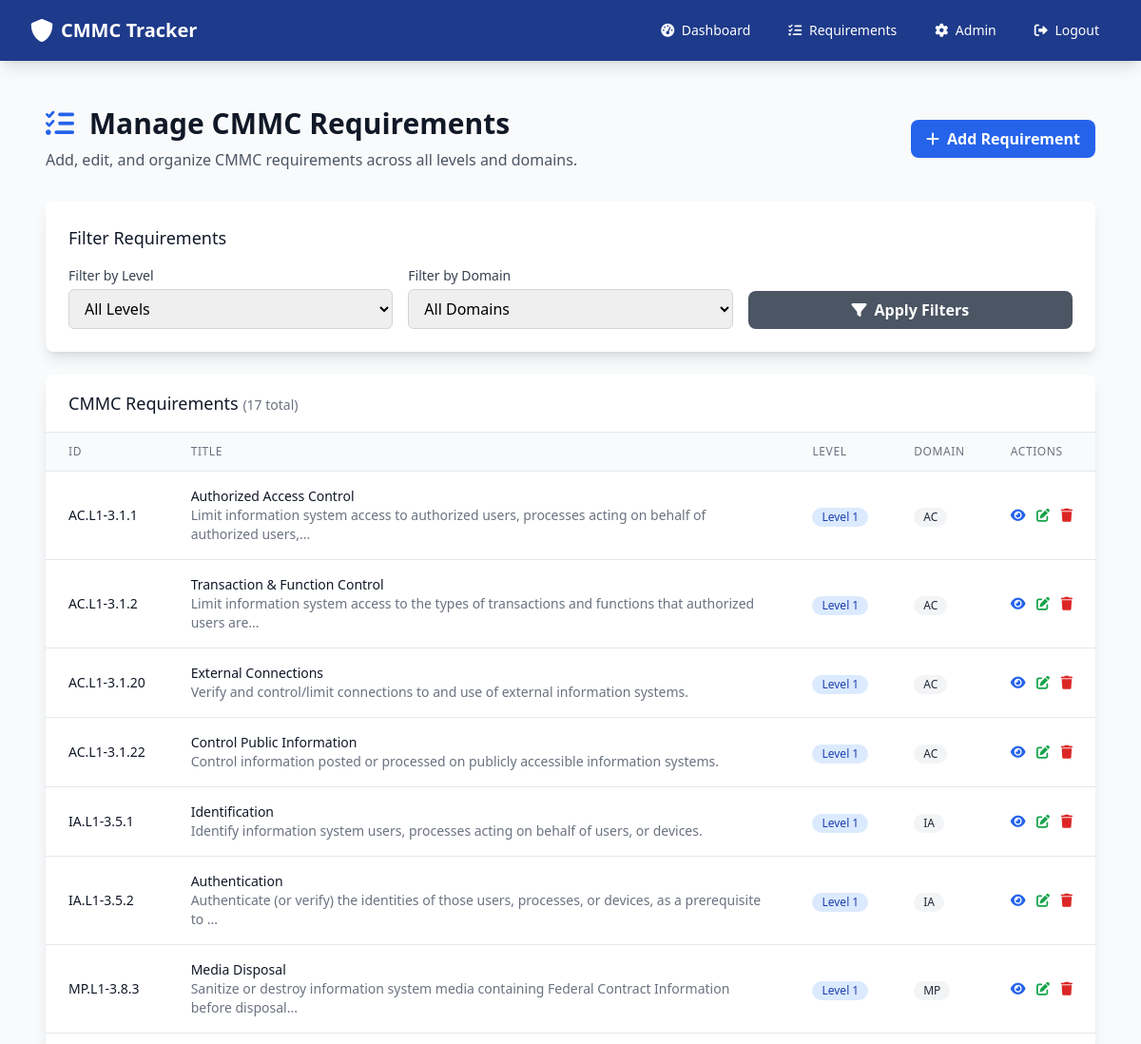
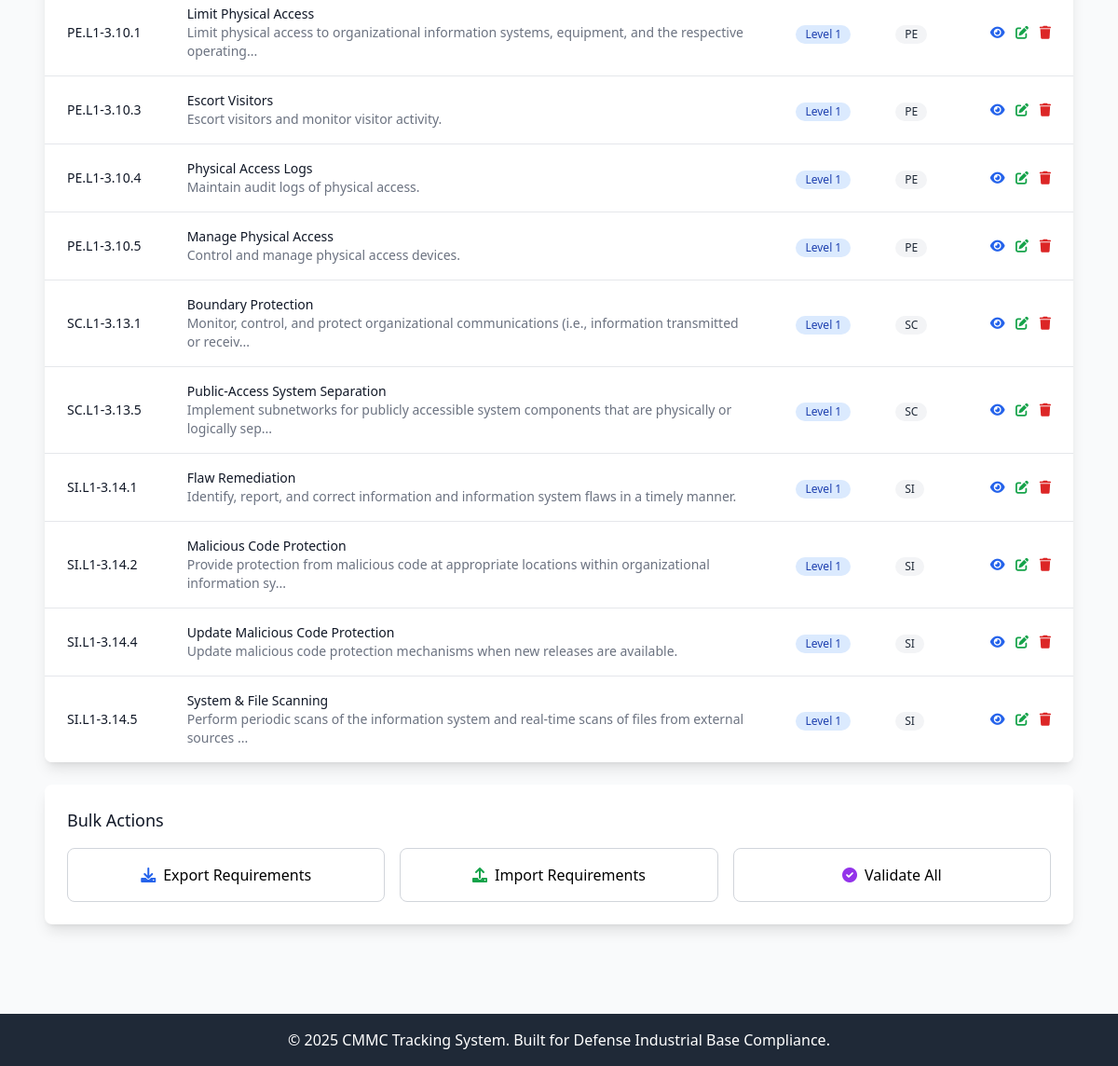
The app's page /admin/requirements (signed in) with its own data (2 pictures, top to bottom).
### app.py (models this page shows)
class CMMCRequirement(db.Model):
    __tablename__ = 'cmmc_requirement'
    id = db.Column(db.Integer, primary_key=True)
    requirement_id = db.Column(db.String(20), unique=True, nullable=False)
    title = db.Column(db.String(200), nullable=False)
    description = db.Column(db.Text, nullable=False)
    level_id = db.Column(db.Integer, db.ForeignKey('cmmc_level.id'), nullable=False)
    domain_id = db.Column(db.Integer, db.ForeignKey('cmmc_domain.id'), nullable=False)
    guidance = db.Column(db.Text)
    created_at = db.Column(db.DateTime, default=datetime.utcnow)
    level = db.relationship('CMMCLevel', backref='requirements')
    domain = db.relationship('CMMCDomain', backref='requirements')

class CMMCLevel(db.Model):
    __tablename__ = 'cmmc_level'
    id = db.Column(db.Integer, primary_key=True)
    level_number = db.Column(db.Integer, unique=True, nullable=False)
    name = db.Column(db.String(100), nullable=False)
    description = db.Column(db.Text)
    created_at = db.Column(db.DateTime, default=datetime.utcnow)

class CMMCDomain(db.Model):
    __tablename__ = 'cmmc_domain'
    id = db.Column(db.Integer, primary_key=True)
    code = db.Column(db.String(10), unique=True, nullable=False)
    name = db.Column(db.String(100), nullable=False)
    description = db.Column(db.Text)
    created_at = db.Column(db.DateTime, default=datetime.utcnow)

### app.py (the view)
@app.route('/admin/requirements')
@admin_required
def admin_requirements():
    level_filter = request.args.get('level')
    domain_filter = request.args.get('domain')
    query = CMMCRequirement.query
    if level_filter:
        query = query.filter_by(level_id=level_filter)
    if domain_filter:
        query = query.filter_by(domain_id=domain_filter)
    requirements = query.all()
    levels = CMMCLevel.query.all()
    domains = CMMCDomain.query.all()
    return render_template('admin/requirements.html', requirements=requirements,
                         levels=levels, domains=domains)

### app.py (called while the page is built, shortened)
def admin_required(f):
    @wraps(f)
    def decorated_function(*args, **kwargs):
        if 'user_id' not in session:
            flash('Please log in to access this page.', 'warning')
            return redirect(url_for('login'))
        user = User.query.get(session['user_id'])
        if not user or user.role != 'admin':
            flash('Admin access required.', 'error')
            return redirect(url_for('dashboard'))
        return f(*args, **kwargs)
    return decorated_function

@app.before_request
def enforce_device_and_user_authorization():
    open_endpoints = {
        'index', 'login', 'register', 'logout', 'static', 'device_pending'
    }
    if request.endpoint in open_endpoints:
        return None
    if 'user_id' not in session:
        return None
    user = User.query.get(session['user_id'])
    if not user:
        session.clear()
        return redirect(url_for('login'))
    if not user.is_authorized:
        flash('Your account is awaiting authorization by an administrator.', 'warning')
        return redirect(url_for('index'))
    if user.role == 'admin':
        return None

### templates/admin/requirements.html (shortened to what this page needs)
{% extends "base.html" %}
{% block content %}
<div class="px-4 py-6">
    <div class="flex justify-between items-center mb-8">
        <div>
            <h1 class="text-3xl font-bold text-gray-900 mb-2">
                <i class="fas fa-list-check text-blue-600 mr-2"></i>
                Manage CMMC Requirements
            </h1>
            <p class="text-gray-600">Add, edit, and organize CMMC requirements across all levels and domains.</p>
        </div>
        <a href="{{ url_for('admin_add_requirement') }}" class="bg-blue-600 hover:bg-blue-700 text-white font-bold py-2 px-4 rounded-lg transition duration-200">
            <i class="fas fa-plus mr-2"></i>Add Requirement
        </a>
    </div>
    <div class="bg-white shadow-lg rounded-lg p-6 mb-6">
        <h3 class="text-lg font-medium text-gray-900 mb-4">Filter Requirements</h3>
        <form method="GET" class="grid grid-cols-1 md:grid-cols-3 gap-4">
            <div>
                <label for="level_filter" class="block text-sm font-medium text-gray-700 mb-1">Filter by Level</label>
                <select name="level" id="level_filter" class="w-full border border-gray-300 rounded-md px-3 py-2 focus:outline-none focus:ring-blue-500 focus:border-blue-500">
                    <option value="">All Levels</option>
                </select>
            </div>
            <div>
                <label for="domain_filter" class="block text-sm font-medium text-gray-700 mb-1">Filter by Domain</label>
                <select name="domain" id="domain_filter" class="w-full border border-gray-300 rounded-md px-3 py-2 focus:outline-none focus:ring-blue-500 focus:border-blue-500">
                    <option value="">All Domains</option>
                </select>
            </div>
            <div class="flex items-end">
                <button type="submit" class="w-full bg-gray-600 hover:bg-gray-700 text-white font-bold py-2 px-4 rounded-lg transition duration-200">
                    <i class="fas fa-filter mr-2"></i>Apply Filters
                </button>
            </div>
        </form>
    </div>
    <div class="bg-white shadow-lg rounded-lg overflow-hidden">
        <div class="px-6 py-4 border-b border-gray-200">
            <h3 class="text-lg font-medium text-gray-900">
                CMMC Requirements
                <span class="text-sm font-normal text-gray-500">({{ requirements|length }} total)</span>
            </h3>
        </div>
        {% if requirements %}
        <div class="overflow-x-auto">
            <table class="min-w-full divide-y divide-gray-200">
                <thead class="bg-gray-50">
                    <tr>
                        <th class="px-6 py-3 text-left text-xs font-medium text-gray-500 uppercase tracking-wider">ID</th>
                        <th class="px-6 py-3 text-left text-xs font-medium text-gray-500 uppercase tracking-wider">Title</th>
                        <th class="px-6 py-3 text-left text-xs font-medium text-gray-500 uppercase tracking-wider">Level</th>
                        <th class="px-6 py-3 text-left text-xs font-medium text-gray-500 uppercase tracking-wider">Domain</th>
                        <th class="px-6 py-3 text-left text-xs font-medium text-gray-500 uppercase tracking-wider">Actions</th>
                    </tr>
                </thead>
                <tbody class="bg-white divide-y divide-gray-200">
                    {% for requirement in requirements %}
                    <tr class="hover:bg-gray-50">
                        <td class="px-6 py-4 whitespace-nowrap">
                            <div class="text-sm font-medium text-gray-900">{{ requirement.requirement_id }}</div>
                        </td>
                        <td class="px-6 py-4">
                            <div class="text-sm font-medium text-gray-900">{{ requirement.title }}</div>
                            <div class="text-sm text-gray-500">{{ requirement.description[:100] }}{% if requirement.description|length > 100 %}...{% endif %}</div>
                        </td>
                        <td class="px-6 py-4 whitespace-nowrap">
                            <span class="inline-flex items-center px-2.5 py-0.5 rounded-full text-xs font-medium bg-blue-100 text-blue-800">
                                Level {{ requirement.level.level_number }}
                            </span>
                        </td>
                        <td class="px-6 py-4 whitespace-nowrap">
                            <span class="inline-flex items-center px-2.5 py-0.5 rounded-full text-xs font-medium bg-gray-100 text-gray-800">
                                {{ requirement.domain.code }}
                            </span>
                        </td>
                        <td class="px-6 py-4 whitespace-nowrap text-sm font-medium space-x-2">
                            <button onclick="viewRequirement({{ requirement.id }})" class="text-blue-600 hover:text-blue-900">
                                <i class="fas fa-eye"></i>
                            </button>
                            <button onclick="editRequirement({{ requirement.id }})" class="text-green-600 hover:text-green-900">
                                <i class="fas fa-edit"></i>
                            </button>
                            <button onclick="deleteRequirement({{ requirement.id }}, '{{ requirement.requirement_id }}')" class="text-red-600 hover:text-red-900">
                                <i class="fas fa-trash"></i>
                            </button>
                        </td>
                    </tr>
                    {% endfor %}
                </tbody>
            </table>
        </div>
        {% endif %}
    </div>
    {% if requirements %}
    <div class="mt-6 bg-white shadow-lg rounded-lg p-6">
        <h3 class="text-lg font-medium text-gray-900 mb-4">Bulk Actions</h3>
        <div class="grid grid-cols-1 md:grid-cols-3 gap-4">
            <button onclick="exportRequirements()" class="flex items-center justify-center p-4 border border-gray-300 rounded-lg hover:bg-gray-50 transition duration-200">
                <i class="fas fa-download text-blue-600 mr-2"></i>
                Export Requirements
            </button>
            <button onclick="importRequirements()" class="flex items-center justify-center p-4 border border-gray-300 rounded-lg hover:bg-gray-50 transition duration-200">
                <i class="fas fa-upload text-green-600 mr-2"></i>
                Import Requirements
            </button>
            <button onclick="validateRequirements()" class="flex items-center justify-center p-4 border border-gray-300 rounded-lg hover:bg-gray-50 transition duration-200">
                <i class="fas fa-check-circle text-purple-600 mr-2"></i>
                Validate All
            </button>
        </div>
    </div>
    {% endif %}
</div>
{% endblock %}

### records on screen
CMMCRequirement: requirement_id "AC.L1-3.1.1", title "Authorized Access Control", description "Limit information system access to authorized users, processes acting on behalf of authorized users,", level.level_number "1", domain.code "AC"
CMMCRequirement: requirement_id "AC.L1-3.1.2", title "Transaction & Function Control", description "Limit information system access to the types of transactions and functions that authorized users are", level.level_number "1", domain.code "AC"
CMMCRequirement: requirement_id "AC.L1-3.1.20", title "External Connections", description "Verify and control/limit connections to and use of external information systems.", level.level_number "1", domain.code "AC"
CMMCRequirement: requirement_id "AC.L1-3.1.22", title "Control Public Information", description "Control information posted or processed on publicly accessible information systems.", level.level_number "1", domain.code "AC"
CMMCRequirement: requirement_id "IA.L1-3.5.1", title "Identification", description "Identify information system users, processes acting on behalf of users, or devices.", level.level_number "1", domain.code "IA"
CMMCRequirement: requirement_id "IA.L1-3.5.2", title "Authentication", description "Authenticate (or verify) the identities of those users, processes, or devices, as a prerequisite to", level.level_number "1", domain.code "IA"
CMMCRequirement: requirement_id "MP.L1-3.8.3", title "Media Disposal", description "Sanitize or destroy information system media containing Federal Contract Information before disposal", level.level_number "1", domain.code "MP"
CMMCRequirement: requirement_id "PE.L1-3.10.1", title "Limit Physical Access", description "Limit physical access to organizational information systems, equipment, and the respective operating", level.level_number "1", domain.code "PE"
CMMCRequirement: requirement_id "PE.L1-3.10.3", title "Escort Visitors", description "Escort visitors and monitor visitor activity.", level.level_number "1", domain.code "PE"
CMMCRequirement: requirement_id "PE.L1-3.10.4", title "Physical Access Logs", description "Maintain audit logs of physical access.", level.level_number "1", domain.code "PE"
CMMCRequirement: requirement_id "PE.L1-3.10.5", title "Manage Physical Access", description "Control and manage physical access devices.", level.level_number "1", domain.code "PE"
CMMCRequirement: requirement_id "SC.L1-3.13.1", title "Boundary Protection", description "Monitor, control, and protect organizational communications (i.e., information transmitted or receiv", level.level_number "1", domain.code "SC"
CMMCRequirement: requirement_id "SC.L1-3.13.5", title "Public-Access System Separation", description "Implement subnetworks for publicly accessible system components that are physically or logically sep", level.level_number "1", domain.code "SC"
CMMCRequirement: requirement_id "SI.L1-3.14.1", title "Flaw Remediation", description "Identify, report, and correct information and information system flaws in a timely manner.", level.level_number "1", domain.code "SI"
CMMCRequirement: requirement_id "SI.L1-3.14.2", title "Malicious Code Protection", description "Provide protection from malicious code at appropriate locations within organizational information sy", level.level_number "1", domain.code "SI"
CMMCRequirement: requirement_id "SI.L1-3.14.4", title "Update Malicious Code Protection", description "Update malicious code protection mechanisms when new releases are available.", level.level_number "1", domain.code "SI"
CMMCRequirement: requirement_id "SI.L1-3.14.5", title "System & File Scanning", description "Perform periodic scans of the information system and real-time scans of files from external sources", level.level_number "1", domain.code "SI"

### other values on screen
{{ requirements|length }} "17"
